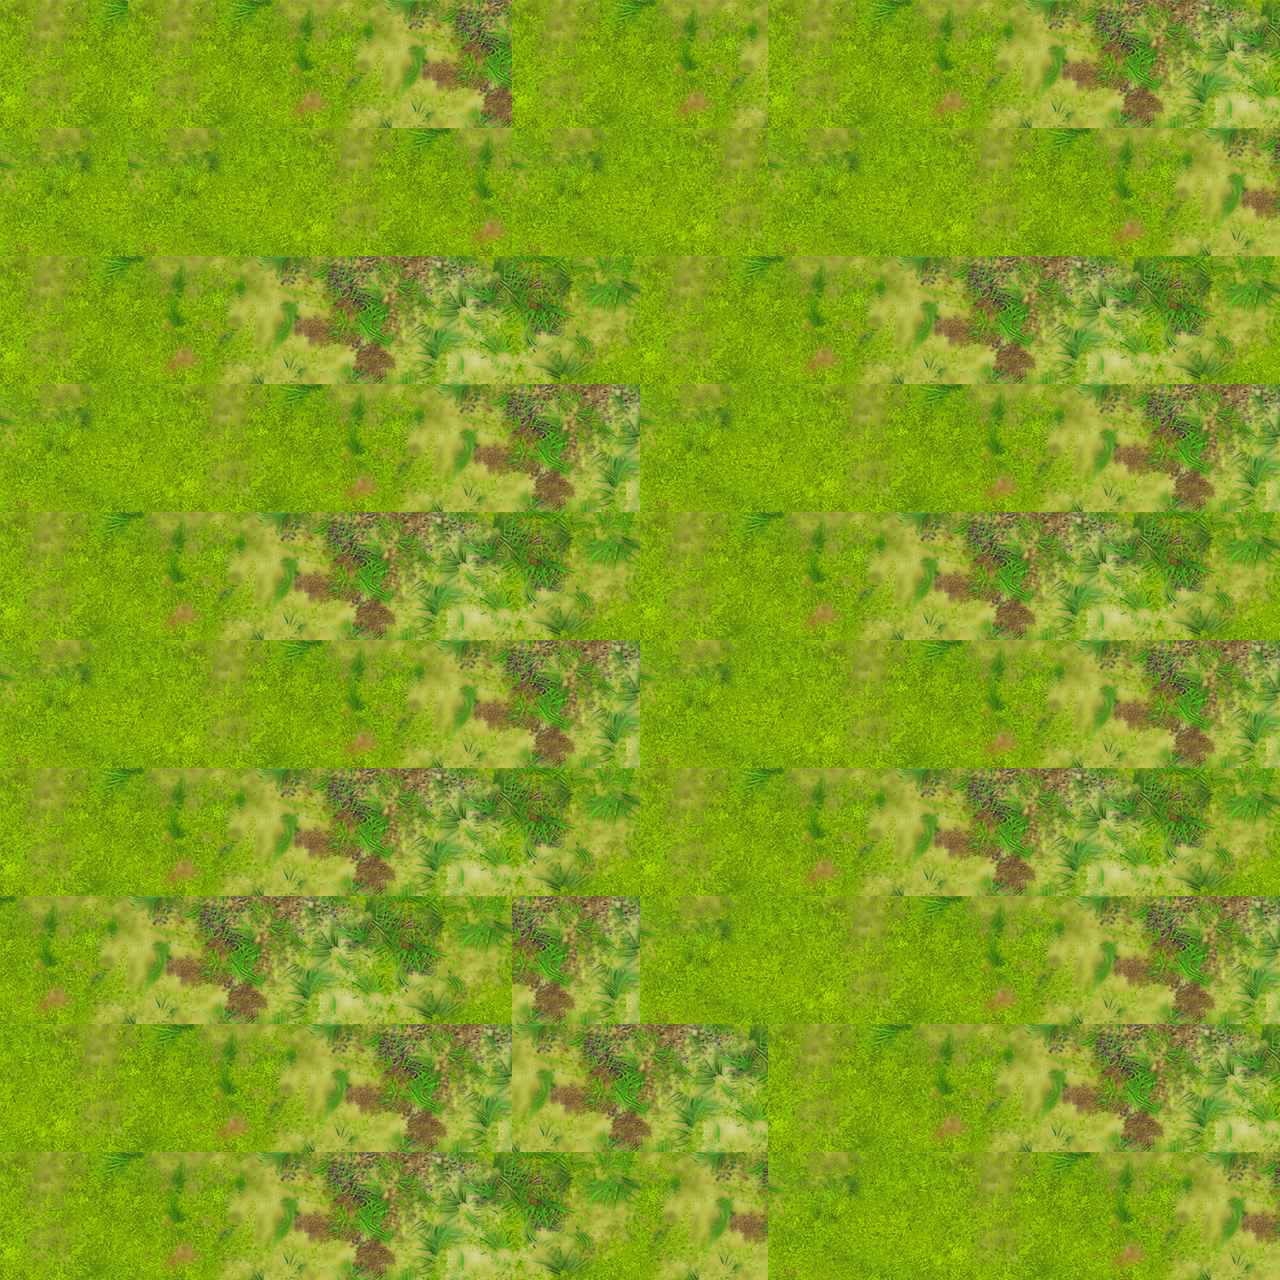

Tiled map render using the project's own tile images. Description and the map definition, with tile-layer contents summarised, below:
An orthogonal 10x10 tile map with 128x128 px tiles, 1 tile layer (Tile Layer 1).

<map version="1.0" orientation="orthogonal" renderorder="right-down" width="10" height="10" tilewidth="128" tileheight="128">
 <tileset firstgid="1" name="Ground" tilewidth="128" tileheight="128">
  <tile id="0">
   <image width="128" height="128" source="tiles/tile0.png" />
  </tile>
  <tile id="1">
   <image width="128" height="128" source="tiles/tile1.png" />
  </tile>
  <tile id="2">
   <image width="128" height="128" source="tiles/tile2.png" />
  </tile>
  <tile id="3">
   <image width="128" height="128" source="tiles/tile3.png" />
  </tile>
  <tile id="4">
   <image width="128" height="128" source="tiles/tile4.png" />
  </tile>
  <tile id="5">
   <image width="128" height="128" source="tiles/tile5.png" />
  </tile>
  <tile id="6">
   <image width="128" height="128" source="tiles/tile6.png" />
  </tile>
  <tile id="7">
   <image width="128" height="128" source="tiles/tile7.png" />
  </tile>
  <tile id="8">
   <image width="128" height="128" source="tiles/tile8.png" />
  </tile>
  <tile id="9">
   <image width="128" height="128" source="tiles/tile9.png" />
  </tile>
  <tile id="10">
   <image width="128" height="128" source="tiles/tile10.png" />
  </tile>
 </tileset>
 <layer name="Tile Layer 1" width="10" height="10">
  <data>[100 cells, 100 non-empty, 10 distinct tile ids]</data>
 </layer>
</map>
